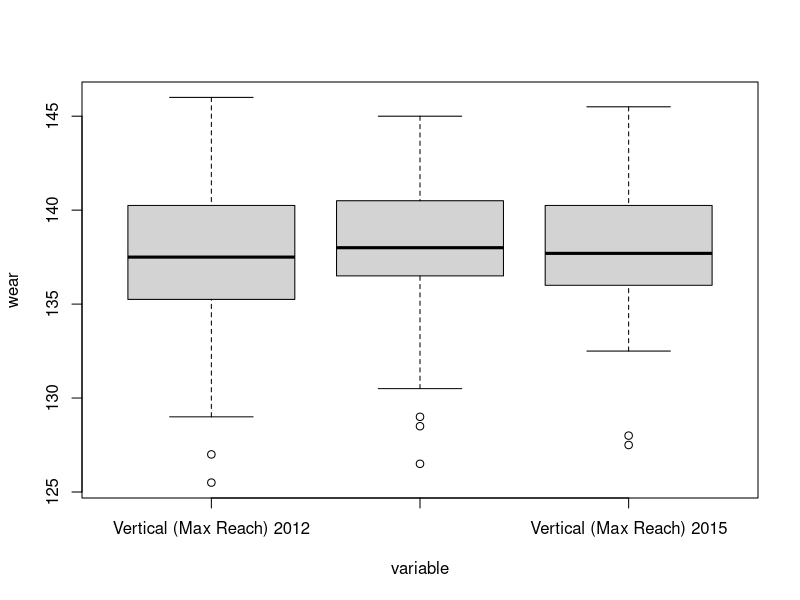
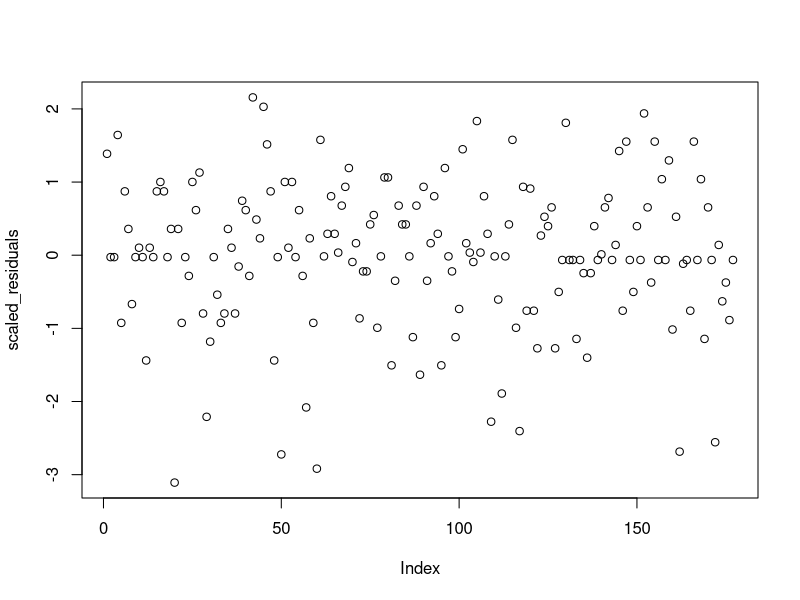
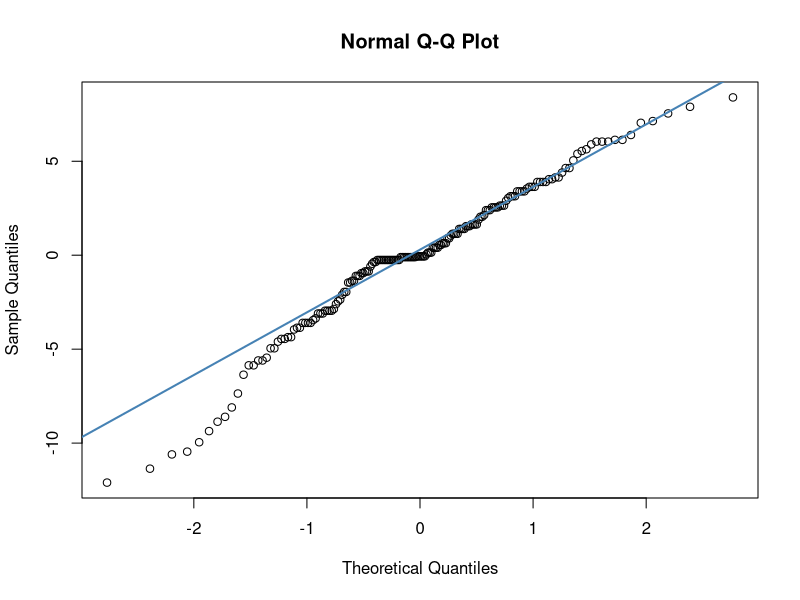
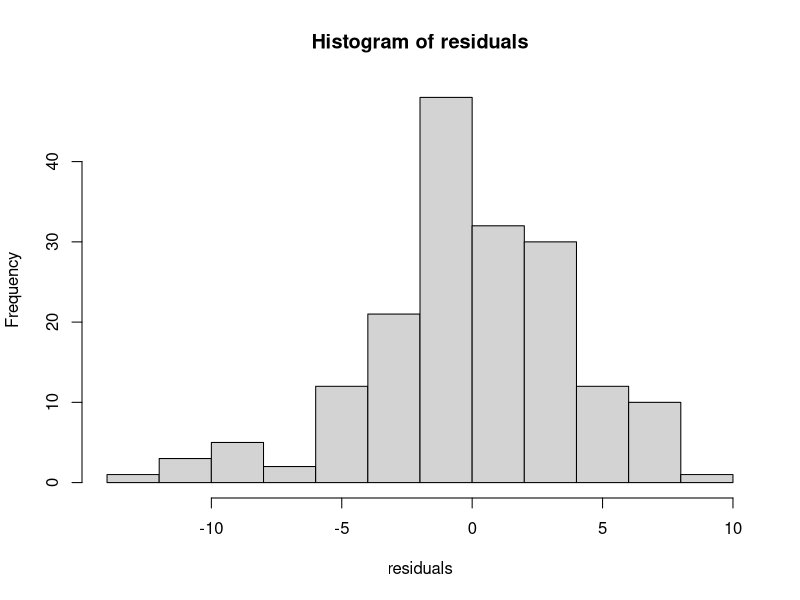

R code for these plots, in order:
library(lmtest)
data2012 <- read.csv("2012_nba_draft_combine_fixed.csv")
data2013 <- read.csv("2013_nba_draft_combine_fixed.csv")
data2014 <- read.csv("2014_nba_draft_combine_fixed.csv")
data2015 <- read.csv("2015_nba_draft_combine_fixed.csv")

# variable <- c(rep('Vertical (Max Reach) 2012',49), rep('Vertical (Max Reach) 2013', 49), rep('Vertical (Max Reach) 2014', 49), rep('Vertical (Max Reach) 2015', 49))
# wear <- c(data2012$Vertical..Max.Reach., data2013$Vertical..Max.Reach., data2014$Vertical..Max.Reach., data2015$Vertical..Max.Reach.)


variable <- c(rep('Vertical (Max Reach) 2012',59), rep('Vertical (Max Reach) 2014', 59), rep('Vertical (Max Reach) 2015', 59))
wear <- c(data2012$Vertical..Max.Reach., data2014$Vertical..Max.Reach., data2015$Vertical..Max.Reach.)


# variable <- c(rep('Vertical (Max)',59), rep('Vertical (No Step Reach)', 59))
# wear <- c(data$Vertical..Max., data$Vertical..No.Step.Reach.)

df <- data.frame(variable, wear)

boxplot(wear~variable, data=df)
variable.anova <- aov(wear~variable, data=df)
summary(variable.anova)

residuals <- variable.anova$residuals
# plot(variable.anova$residuals)

scaled_residuals <- scale(variable.anova$residuals)
plot(scaled_residuals)

qqnorm(residuals)
qqline(residuals,col="steelblue",lwd=2)

hist(residuals)

shapiro.test(residuals)

dwtest(variable.anova)

bartlett.test(residuals,df$variable)